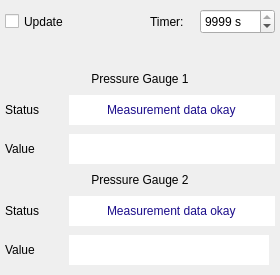
<?xml version="1.0" encoding="UTF-8"?>
<ui version="4.0">
 <class>PGaugeWidgetObject</class>
 <widget class="QWidget" name="PGaugeWidgetObject">
  <property name="geometry">
   <rect>
    <x>0</x>
    <y>0</y>
    <width>280</width>
    <height>275</height>
   </rect>
  </property>
  <property name="sizePolicy">
   <sizepolicy hsizetype="Fixed" vsizetype="Fixed">
    <horstretch>0</horstretch>
    <verstretch>0</verstretch>
   </sizepolicy>
  </property>
  <property name="minimumSize">
   <size>
    <width>280</width>
    <height>275</height>
   </size>
  </property>
  <property name="maximumSize">
   <size>
    <width>280</width>
    <height>275</height>
   </size>
  </property>
  <property name="palette">
   <palette>
    <active>
     <colorrole role="WindowText">
      <brush brushstyle="SolidPattern">
       <color alpha="255">
        <red>0</red>
        <green>0</green>
        <blue>0</blue>
       </color>
      </brush>
     </colorrole>
     <colorrole role="Dark">
      <brush brushstyle="SolidPattern">
       <color alpha="255">
        <red>61</red>
        <green>61</green>
        <blue>61</blue>
       </color>
      </brush>
     </colorrole>
     <colorrole role="Text">
      <brush brushstyle="SolidPattern">
       <color alpha="255">
        <red>0</red>
        <green>0</green>
        <blue>0</blue>
       </color>
      </brush>
     </colorrole>
     <colorrole role="ButtonText">
      <brush brushstyle="SolidPattern">
       <color alpha="255">
        <red>0</red>
        <green>0</green>
        <blue>0</blue>
       </color>
      </brush>
     </colorrole>
    </active>
    <inactive>
     <colorrole role="WindowText">
      <brush brushstyle="SolidPattern">
       <color alpha="255">
        <red>0</red>
        <green>0</green>
        <blue>0</blue>
       </color>
      </brush>
     </colorrole>
     <colorrole role="Dark">
      <brush brushstyle="SolidPattern">
       <color alpha="255">
        <red>61</red>
        <green>61</green>
        <blue>61</blue>
       </color>
      </brush>
     </colorrole>
     <colorrole role="Text">
      <brush brushstyle="SolidPattern">
       <color alpha="255">
        <red>0</red>
        <green>0</green>
        <blue>0</blue>
       </color>
      </brush>
     </colorrole>
     <colorrole role="ButtonText">
      <brush brushstyle="SolidPattern">
       <color alpha="255">
        <red>0</red>
        <green>0</green>
        <blue>0</blue>
       </color>
      </brush>
     </colorrole>
    </inactive>
    <disabled>
     <colorrole role="WindowText">
      <brush brushstyle="SolidPattern">
       <color alpha="255">
        <red>61</red>
        <green>61</green>
        <blue>61</blue>
       </color>
      </brush>
     </colorrole>
     <colorrole role="Dark">
      <brush brushstyle="SolidPattern">
       <color alpha="255">
        <red>61</red>
        <green>61</green>
        <blue>61</blue>
       </color>
      </brush>
     </colorrole>
     <colorrole role="Text">
      <brush brushstyle="SolidPattern">
       <color alpha="255">
        <red>61</red>
        <green>61</green>
        <blue>61</blue>
       </color>
      </brush>
     </colorrole>
     <colorrole role="ButtonText">
      <brush brushstyle="SolidPattern">
       <color alpha="255">
        <red>61</red>
        <green>61</green>
        <blue>61</blue>
       </color>
      </brush>
     </colorrole>
    </disabled>
   </palette>
  </property>
  <property name="windowTitle">
   <string>Form</string>
  </property>
  <layout class="QGridLayout" name="gridLayout">
   <property name="leftMargin">
    <number>5</number>
   </property>
   <property name="topMargin">
    <number>6</number>
   </property>
   <property name="rightMargin">
    <number>5</number>
   </property>
   <property name="bottomMargin">
    <number>6</number>
   </property>
   <item row="0" column="0" colspan="2">
    <layout class="QHBoxLayout" name="horizontalLayout">
     <property name="spacing">
      <number>0</number>
     </property>
     <item>
      <widget class="QCheckBox" name="chkRefresh">
       <property name="sizePolicy">
        <sizepolicy hsizetype="Fixed" vsizetype="Fixed">
         <horstretch>0</horstretch>
         <verstretch>0</verstretch>
        </sizepolicy>
       </property>
       <property name="minimumSize">
        <size>
         <width>75</width>
         <height>25</height>
        </size>
       </property>
       <property name="maximumSize">
        <size>
         <width>16777215</width>
         <height>25</height>
        </size>
       </property>
       <property name="text">
        <string>Update</string>
       </property>
      </widget>
     </item>
     <item>
      <spacer name="horizontalSpacer">
       <property name="orientation">
        <enum>Qt::Horizontal</enum>
       </property>
       <property name="sizeHint" stdset="0">
        <size>
         <width>65</width>
         <height>22</height>
        </size>
       </property>
      </spacer>
     </item>
     <item>
      <widget class="QLabel" name="lblTimer">
       <property name="sizePolicy">
        <sizepolicy hsizetype="Fixed" vsizetype="Fixed">
         <horstretch>0</horstretch>
         <verstretch>0</verstretch>
        </sizepolicy>
       </property>
       <property name="minimumSize">
        <size>
         <width>50</width>
         <height>25</height>
        </size>
       </property>
       <property name="maximumSize">
        <size>
         <width>16777215</width>
         <height>25</height>
        </size>
       </property>
       <property name="text">
        <string>Timer: </string>
       </property>
      </widget>
     </item>
     <item>
      <widget class="QSpinBox" name="spinUpdate">
       <property name="sizePolicy">
        <sizepolicy hsizetype="Fixed" vsizetype="Fixed">
         <horstretch>0</horstretch>
         <verstretch>0</verstretch>
        </sizepolicy>
       </property>
       <property name="minimumSize">
        <size>
         <width>75</width>
         <height>25</height>
        </size>
       </property>
       <property name="maximumSize">
        <size>
         <width>16777215</width>
         <height>25</height>
        </size>
       </property>
       <property name="suffix">
        <string> s</string>
       </property>
       <property name="maximum">
        <number>9999</number>
       </property>
       <property name="value">
        <number>9999</number>
       </property>
      </widget>
     </item>
    </layout>
   </item>
   <item row="1" column="0" colspan="2">
    <widget class="QLabel" name="lblUpdate">
     <property name="sizePolicy">
      <sizepolicy hsizetype="Fixed" vsizetype="Fixed">
       <horstretch>0</horstretch>
       <verstretch>0</verstretch>
      </sizepolicy>
     </property>
     <property name="minimumSize">
      <size>
       <width>270</width>
       <height>20</height>
      </size>
     </property>
     <property name="maximumSize">
      <size>
       <width>270</width>
       <height>20</height>
      </size>
     </property>
     <property name="text">
      <string/>
     </property>
    </widget>
   </item>
   <item row="3" column="0" colspan="2">
    <widget class="QLabel" name="lglGauge1">
     <property name="sizePolicy">
      <sizepolicy hsizetype="Preferred" vsizetype="Fixed">
       <horstretch>0</horstretch>
       <verstretch>0</verstretch>
      </sizepolicy>
     </property>
     <property name="text">
      <string>Pressure Gauge 1</string>
     </property>
     <property name="alignment">
      <set>Qt::AlignCenter</set>
     </property>
    </widget>
   </item>
   <item row="4" column="0">
    <widget class="QLabel" name="lblStatus">
     <property name="sizePolicy">
      <sizepolicy hsizetype="Fixed" vsizetype="Fixed">
       <horstretch>0</horstretch>
       <verstretch>0</verstretch>
      </sizepolicy>
     </property>
     <property name="maximumSize">
      <size>
       <width>50</width>
       <height>30</height>
      </size>
     </property>
     <property name="sizeIncrement">
      <size>
       <width>50</width>
       <height>30</height>
      </size>
     </property>
     <property name="text">
      <string>Status</string>
     </property>
    </widget>
   </item>
   <item row="4" column="1">
    <widget class="QLineEdit" name="pStatusDisplay">
     <property name="sizePolicy">
      <sizepolicy hsizetype="Minimum" vsizetype="Fixed">
       <horstretch>0</horstretch>
       <verstretch>0</verstretch>
      </sizepolicy>
     </property>
     <property name="minimumSize">
      <size>
       <width>200</width>
       <height>30</height>
      </size>
     </property>
     <property name="maximumSize">
      <size>
       <width>16777215</width>
       <height>30</height>
      </size>
     </property>
     <property name="palette">
      <palette>
       <active>
        <colorrole role="WindowText">
         <brush brushstyle="SolidPattern">
          <color alpha="255">
           <red>0</red>
           <green>0</green>
           <blue>0</blue>
          </color>
         </brush>
        </colorrole>
        <colorrole role="Text">
         <brush brushstyle="SolidPattern">
          <color alpha="255">
           <red>27</red>
           <green>13</green>
           <blue>139</blue>
          </color>
         </brush>
        </colorrole>
        <colorrole role="ButtonText">
         <brush brushstyle="SolidPattern">
          <color alpha="255">
           <red>0</red>
           <green>0</green>
           <blue>0</blue>
          </color>
         </brush>
        </colorrole>
       </active>
       <inactive>
        <colorrole role="WindowText">
         <brush brushstyle="SolidPattern">
          <color alpha="255">
           <red>0</red>
           <green>0</green>
           <blue>0</blue>
          </color>
         </brush>
        </colorrole>
        <colorrole role="Text">
         <brush brushstyle="SolidPattern">
          <color alpha="255">
           <red>27</red>
           <green>13</green>
           <blue>139</blue>
          </color>
         </brush>
        </colorrole>
        <colorrole role="ButtonText">
         <brush brushstyle="SolidPattern">
          <color alpha="255">
           <red>0</red>
           <green>0</green>
           <blue>0</blue>
          </color>
         </brush>
        </colorrole>
       </inactive>
       <disabled>
        <colorrole role="WindowText">
         <brush brushstyle="SolidPattern">
          <color alpha="255">
           <red>170</red>
           <green>170</green>
           <blue>255</blue>
          </color>
         </brush>
        </colorrole>
        <colorrole role="Text">
         <brush brushstyle="SolidPattern">
          <color alpha="255">
           <red>170</red>
           <green>170</green>
           <blue>255</blue>
          </color>
         </brush>
        </colorrole>
        <colorrole role="ButtonText">
         <brush brushstyle="SolidPattern">
          <color alpha="255">
           <red>170</red>
           <green>170</green>
           <blue>255</blue>
          </color>
         </brush>
        </colorrole>
       </disabled>
      </palette>
     </property>
     <property name="text">
      <string>Measurement data okay</string>
     </property>
     <property name="frame">
      <bool>false</bool>
     </property>
     <property name="alignment">
      <set>Qt::AlignCenter</set>
     </property>
     <property name="readOnly">
      <bool>true</bool>
     </property>
    </widget>
   </item>
   <item row="5" column="0">
    <widget class="QLabel" name="lblValue">
     <property name="sizePolicy">
      <sizepolicy hsizetype="Fixed" vsizetype="Fixed">
       <horstretch>0</horstretch>
       <verstretch>0</verstretch>
      </sizepolicy>
     </property>
     <property name="maximumSize">
      <size>
       <width>50</width>
       <height>30</height>
      </size>
     </property>
     <property name="sizeIncrement">
      <size>
       <width>50</width>
       <height>30</height>
      </size>
     </property>
     <property name="text">
      <string>Value</string>
     </property>
    </widget>
   </item>
   <item row="5" column="1">
    <widget class="QLineEdit" name="pValueDisplay">
     <property name="sizePolicy">
      <sizepolicy hsizetype="Minimum" vsizetype="Fixed">
       <horstretch>0</horstretch>
       <verstretch>0</verstretch>
      </sizepolicy>
     </property>
     <property name="minimumSize">
      <size>
       <width>200</width>
       <height>30</height>
      </size>
     </property>
     <property name="maximumSize">
      <size>
       <width>16777215</width>
       <height>30</height>
      </size>
     </property>
     <property name="palette">
      <palette>
       <active>
        <colorrole role="WindowText">
         <brush brushstyle="SolidPattern">
          <color alpha="255">
           <red>0</red>
           <green>0</green>
           <blue>0</blue>
          </color>
         </brush>
        </colorrole>
        <colorrole role="Text">
         <brush brushstyle="SolidPattern">
          <color alpha="255">
           <red>27</red>
           <green>13</green>
           <blue>139</blue>
          </color>
         </brush>
        </colorrole>
        <colorrole role="ButtonText">
         <brush brushstyle="SolidPattern">
          <color alpha="255">
           <red>0</red>
           <green>0</green>
           <blue>0</blue>
          </color>
         </brush>
        </colorrole>
       </active>
       <inactive>
        <colorrole role="WindowText">
         <brush brushstyle="SolidPattern">
          <color alpha="255">
           <red>0</red>
           <green>0</green>
           <blue>0</blue>
          </color>
         </brush>
        </colorrole>
        <colorrole role="Text">
         <brush brushstyle="SolidPattern">
          <color alpha="255">
           <red>27</red>
           <green>13</green>
           <blue>139</blue>
          </color>
         </brush>
        </colorrole>
        <colorrole role="ButtonText">
         <brush brushstyle="SolidPattern">
          <color alpha="255">
           <red>0</red>
           <green>0</green>
           <blue>0</blue>
          </color>
         </brush>
        </colorrole>
       </inactive>
       <disabled>
        <colorrole role="WindowText">
         <brush brushstyle="SolidPattern">
          <color alpha="255">
           <red>170</red>
           <green>170</green>
           <blue>255</blue>
          </color>
         </brush>
        </colorrole>
        <colorrole role="Text">
         <brush brushstyle="SolidPattern">
          <color alpha="255">
           <red>170</red>
           <green>170</green>
           <blue>255</blue>
          </color>
         </brush>
        </colorrole>
        <colorrole role="ButtonText">
         <brush brushstyle="SolidPattern">
          <color alpha="255">
           <red>170</red>
           <green>170</green>
           <blue>255</blue>
          </color>
         </brush>
        </colorrole>
       </disabled>
      </palette>
     </property>
     <property name="text">
      <string/>
     </property>
     <property name="frame">
      <bool>false</bool>
     </property>
     <property name="alignment">
      <set>Qt::AlignCenter</set>
     </property>
     <property name="readOnly">
      <bool>true</bool>
     </property>
    </widget>
   </item>
   <item row="6" column="0" colspan="2">
    <widget class="QLabel" name="lblGauge2">
     <property name="sizePolicy">
      <sizepolicy hsizetype="Preferred" vsizetype="Fixed">
       <horstretch>0</horstretch>
       <verstretch>0</verstretch>
      </sizepolicy>
     </property>
     <property name="text">
      <string>Pressure Gauge 2</string>
     </property>
     <property name="alignment">
      <set>Qt::AlignCenter</set>
     </property>
    </widget>
   </item>
   <item row="7" column="0">
    <widget class="QLabel" name="lblStatus2">
     <property name="sizePolicy">
      <sizepolicy hsizetype="Fixed" vsizetype="Fixed">
       <horstretch>0</horstretch>
       <verstretch>0</verstretch>
      </sizepolicy>
     </property>
     <property name="maximumSize">
      <size>
       <width>50</width>
       <height>30</height>
      </size>
     </property>
     <property name="sizeIncrement">
      <size>
       <width>50</width>
       <height>30</height>
      </size>
     </property>
     <property name="text">
      <string>Status</string>
     </property>
    </widget>
   </item>
   <item row="7" column="1">
    <widget class="QLineEdit" name="pStatusDisplay2">
     <property name="sizePolicy">
      <sizepolicy hsizetype="Minimum" vsizetype="Fixed">
       <horstretch>0</horstretch>
       <verstretch>0</verstretch>
      </sizepolicy>
     </property>
     <property name="minimumSize">
      <size>
       <width>200</width>
       <height>30</height>
      </size>
     </property>
     <property name="maximumSize">
      <size>
       <width>16777215</width>
       <height>30</height>
      </size>
     </property>
     <property name="palette">
      <palette>
       <active>
        <colorrole role="WindowText">
         <brush brushstyle="SolidPattern">
          <color alpha="255">
           <red>0</red>
           <green>0</green>
           <blue>0</blue>
          </color>
         </brush>
        </colorrole>
        <colorrole role="Text">
         <brush brushstyle="SolidPattern">
          <color alpha="255">
           <red>27</red>
           <green>13</green>
           <blue>139</blue>
          </color>
         </brush>
        </colorrole>
        <colorrole role="ButtonText">
         <brush brushstyle="SolidPattern">
          <color alpha="255">
           <red>0</red>
           <green>0</green>
           <blue>0</blue>
          </color>
         </brush>
        </colorrole>
       </active>
       <inactive>
        <colorrole role="WindowText">
         <brush brushstyle="SolidPattern">
          <color alpha="255">
           <red>0</red>
           <green>0</green>
           <blue>0</blue>
          </color>
         </brush>
        </colorrole>
        <colorrole role="Text">
         <brush brushstyle="SolidPattern">
          <color alpha="255">
           <red>27</red>
           <green>13</green>
           <blue>139</blue>
          </color>
         </brush>
        </colorrole>
        <colorrole role="ButtonText">
         <brush brushstyle="SolidPattern">
          <color alpha="255">
           <red>0</red>
           <green>0</green>
           <blue>0</blue>
          </color>
         </brush>
        </colorrole>
       </inactive>
       <disabled>
        <colorrole role="WindowText">
         <brush brushstyle="SolidPattern">
          <color alpha="255">
           <red>170</red>
           <green>170</green>
           <blue>255</blue>
          </color>
         </brush>
        </colorrole>
        <colorrole role="Text">
         <brush brushstyle="SolidPattern">
          <color alpha="255">
           <red>170</red>
           <green>170</green>
           <blue>255</blue>
          </color>
         </brush>
        </colorrole>
        <colorrole role="ButtonText">
         <brush brushstyle="SolidPattern">
          <color alpha="255">
           <red>170</red>
           <green>170</green>
           <blue>255</blue>
          </color>
         </brush>
        </colorrole>
       </disabled>
      </palette>
     </property>
     <property name="text">
      <string>Measurement data okay</string>
     </property>
     <property name="frame">
      <bool>false</bool>
     </property>
     <property name="alignment">
      <set>Qt::AlignCenter</set>
     </property>
     <property name="readOnly">
      <bool>true</bool>
     </property>
    </widget>
   </item>
   <item row="8" column="0">
    <widget class="QLabel" name="lblValue2">
     <property name="sizePolicy">
      <sizepolicy hsizetype="Fixed" vsizetype="Fixed">
       <horstretch>0</horstretch>
       <verstretch>0</verstretch>
      </sizepolicy>
     </property>
     <property name="maximumSize">
      <size>
       <width>50</width>
       <height>30</height>
      </size>
     </property>
     <property name="sizeIncrement">
      <size>
       <width>50</width>
       <height>30</height>
      </size>
     </property>
     <property name="text">
      <string>Value</string>
     </property>
    </widget>
   </item>
   <item row="8" column="1">
    <widget class="QLineEdit" name="pValueDisplay2">
     <property name="sizePolicy">
      <sizepolicy hsizetype="Minimum" vsizetype="Fixed">
       <horstretch>0</horstretch>
       <verstretch>0</verstretch>
      </sizepolicy>
     </property>
     <property name="minimumSize">
      <size>
       <width>200</width>
       <height>30</height>
      </size>
     </property>
     <property name="maximumSize">
      <size>
       <width>200</width>
       <height>30</height>
      </size>
     </property>
     <property name="palette">
      <palette>
       <active>
        <colorrole role="WindowText">
         <brush brushstyle="SolidPattern">
          <color alpha="255">
           <red>0</red>
           <green>0</green>
           <blue>0</blue>
          </color>
         </brush>
        </colorrole>
        <colorrole role="Text">
         <brush brushstyle="SolidPattern">
          <color alpha="255">
           <red>27</red>
           <green>13</green>
           <blue>139</blue>
          </color>
         </brush>
        </colorrole>
        <colorrole role="ButtonText">
         <brush brushstyle="SolidPattern">
          <color alpha="255">
           <red>0</red>
           <green>0</green>
           <blue>0</blue>
          </color>
         </brush>
        </colorrole>
       </active>
       <inactive>
        <colorrole role="WindowText">
         <brush brushstyle="SolidPattern">
          <color alpha="255">
           <red>0</red>
           <green>0</green>
           <blue>0</blue>
          </color>
         </brush>
        </colorrole>
        <colorrole role="Text">
         <brush brushstyle="SolidPattern">
          <color alpha="255">
           <red>27</red>
           <green>13</green>
           <blue>139</blue>
          </color>
         </brush>
        </colorrole>
        <colorrole role="ButtonText">
         <brush brushstyle="SolidPattern">
          <color alpha="255">
           <red>0</red>
           <green>0</green>
           <blue>0</blue>
          </color>
         </brush>
        </colorrole>
       </inactive>
       <disabled>
        <colorrole role="WindowText">
         <brush brushstyle="SolidPattern">
          <color alpha="255">
           <red>170</red>
           <green>170</green>
           <blue>255</blue>
          </color>
         </brush>
        </colorrole>
        <colorrole role="Text">
         <brush brushstyle="SolidPattern">
          <color alpha="255">
           <red>170</red>
           <green>170</green>
           <blue>255</blue>
          </color>
         </brush>
        </colorrole>
        <colorrole role="ButtonText">
         <brush brushstyle="SolidPattern">
          <color alpha="255">
           <red>170</red>
           <green>170</green>
           <blue>255</blue>
          </color>
         </brush>
        </colorrole>
       </disabled>
      </palette>
     </property>
     <property name="text">
      <string/>
     </property>
     <property name="frame">
      <bool>false</bool>
     </property>
     <property name="alignment">
      <set>Qt::AlignCenter</set>
     </property>
     <property name="readOnly">
      <bool>true</bool>
     </property>
    </widget>
   </item>
  </layout>
 </widget>
 <resources>
  <include location="../include/icons.qrc"/>
 </resources>
 <connections/>
</ui>
